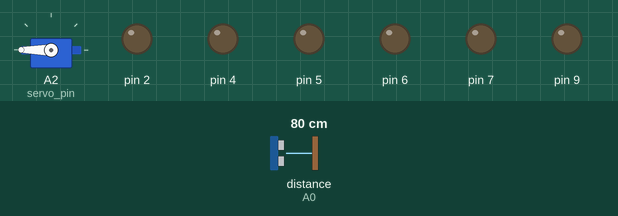
Recording of a sketch running on a simulated Arduino Uno, built with avr-gcc and run on an emulated ATmega328P. On the bench: servo, output pins drawn as LEDs (lit = HIGH). Wiring (inferred from the names in the program): ultrasonic range finder: trigger A1; echo A0. The test bench sets the inputs (shaded band); at power-on: distance to the obstacle (sensor on A0) 80 cm. The echo pulse lasts 58.3 µs per cm; pins used as bus, display or sensor lines are not drawn.

Above: at 2.5 s.
2.6 s: distance to the obstacle (sensor on A0) set to 29 cm
At 3.2 s:
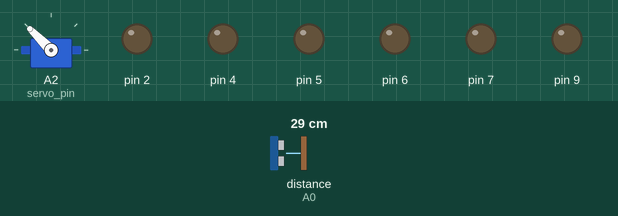
5.6 s: distance to the obstacle (sensor on A0) set to 26 cm
8.6 s: distance to the obstacle (sensor on A0) set to 250 cm
At 11.4 s:
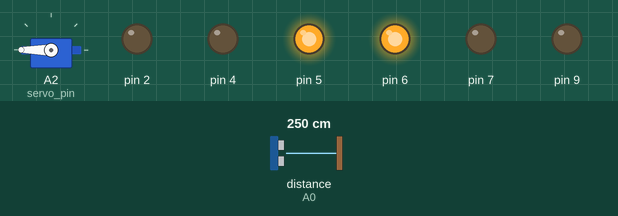
11.6 s: distance to the obstacle (sensor on A0) set to 2 cm
At 19.0 s:
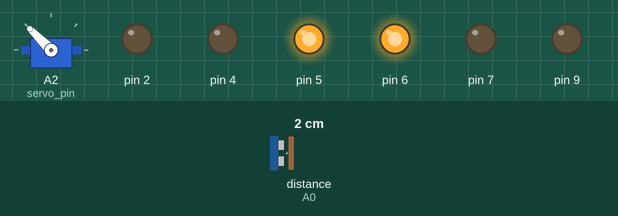
Timing chart, 0 to 27.4 s (numbered marks = the images above; inputs shaded):
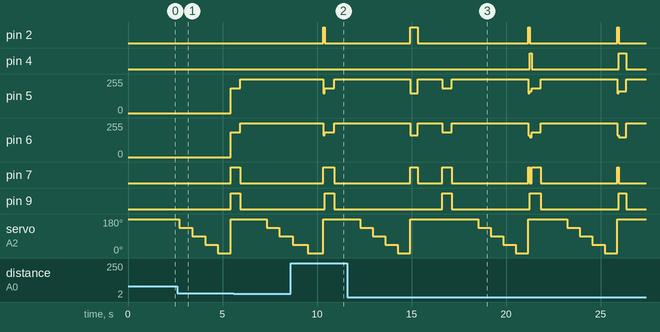

Measured:
- after the input at 8.6 s, pin 4: stays LOW (without the input it goes to HIGH after 1.5 s)
- after the input at 11.6 s, pin 2: goes HIGH 0.39 s, LOW 5.8 s, HIGH 0.09 s, LOW 4.6 s, HIGH 0.09 s, then LOW, starting after 3.3 s; pin 4: LOW → HIGH after 9.7 s, → LOW 0.09 s later, → HIGH 4.6 s later, → LOW 0.39 s later

The sketch:

src.ino
```cpp
#include <Arduino.h>
#include <HardwareSerial.h>
#include "config.h"
#include "UltrasonicSensor.h"
#include "Motor_.h"
#include "Rover.h"
#include "irremote.h"

// Explicitly declare `Serial` to get nice editor suggestions.
extern HardwareSerial Serial;

// Declare and default initialize the rover.
// This does nothing except waste a global servo index, lol:
// https://github.com/arduino-libraries/Servo/blob/f36eb392553fc5e89/src/avr/Servo.cpp#L226
Rover rover;

void setup() {
  // Serial.begin(9600);

  // Initialize each of the components.
  // These can safely be copied into the rover object.
  UltrasonicSensor us{ us_trigger, us_echo };
  Motor left_motor{ left_motor_fwd, left_motor_bck, left_motor_en };
  Motor right_motor{ right_motor_fwd, right_motor_bck, right_motor_en };

  // Properly initialize the rover.
  rover = Rover{ us, left_motor, right_motor };
  rover.attach_servo(servo_pin);
  rover.reset();

  // IRremote_commands{}.irconfigs();
}

void loop() {
  rover.run();
}
```

Motor_.cpp
```cpp
#include "Motor_.h"

 Motor:: Motor(){
    pin_1 = 0;
    pin_2 = 0;
    enable_ = 0;
    spd_  = 0;

  }

 Motor::Motor(byte pin1, byte pin2, byte enable){
    pin_1 = pin1;
    pin_2 = pin2;
    enable_ = enable;
    spd_  = 0;

    pinMode(pin_1, OUTPUT);
    pinMode(pin_2, OUTPUT);
    pinMode(enable_, OUTPUT);


 }

   // Time to move


  void Motor :: move(Motor::MotorDirection dir){

    switch(dir){
      case Stop:
        digitalWrite(pin_1,LOW);
        digitalWrite(pin_2,LOW);
        digitalWrite(enable_,spd_);
      break;

      case Forward:
      digitalWrite(pin_1,HIGH);
      digitalWrite(pin_2,LOW);
      analogWrite(enable_,spd_);

      break;
      case Reverse:
      digitalWrite(pin_1,LOW);
      digitalWrite(pin_2,HIGH);
      analogWrite(enable_,spd_);


    }//end of switch

// we could make turn functions here to do the turing instead?
// Maybe turing left or right.


  }//end of move
```

Motor_.h
```cpp
//DC Motors headers

// define class Motor
//    properties: pin1, pin2, enable, speed
//    methods: constructors, getter/setter for speed, run

#ifndef MOTOR_FUNCTIONS
#define MOTOR_FUNCTIONS

#include <Arduino.h>

class Motor{
private:
  byte pin_1;
  byte pin_2;
  byte enable_;
  int spd_; //I'm just gonna leave it at spd for now


public:
  enum MotorDirection{
    Stop,
    Forward,
    Reverse


  };
Motor();
Motor(byte pin1, byte pin2, byte enable);
 //Getter Setters
int getSpeed(){return spd_;}
void setSpeed(int speed){spd_ = speed;}

//Move Function
void move(Motor::MotorDirection dir);


 };

#endif
```

Rover.cpp
```cpp
#include "Rover.h"

// Measure distance (in inches) multiple times and return the median.
// Returns zero if all measurements timed out.
// Based on: https://bitbucket.org/teckel12/arduino-new-ping/wiki/Home#!timer-median-sketch
static double measure_median(const UltrasonicSensor& us, byte times = 10);

// Default constructor
Rover::Rover() = default;

// Initialize a rover with the provided components.
Rover::Rover(UltrasonicSensor us, Motor left_motor, Motor right_motor)
  : us{ us }, left_motor{ left_motor }, right_motor{ right_motor } {}

// Attach the servo to a pin.
void Rover::attach_servo(int pin) {
  // NOTE: Ignoring return value
  (void)servo.attach(pin);
}

// Attach the servo with minimum and maximum pulse widths.
void Rover::attach_servo(int pin, int min, int max) {
  // NOTE: Ignoring return value
  (void)servo.attach(pin, min, max);
}

// Detach the servo.
void Rover::detach_servo() {
  servo.detach();
}

// Turn both motors to go forward.
void Rover::go_forward() {
  left_motor.setSpeed(185);
  left_motor.move(Motor::Forward);
  right_motor.setSpeed(185);
  right_motor.move(Motor::Forward);
}

// Turn both motors to go reverse.
void Rover::go_reverse() {
  left_motor.setSpeed(150);
  left_motor.move(Motor::Reverse);
  right_motor.setSpeed(150);
  right_motor.move(Motor::Reverse);
}

// Start turning in the given direction.
// This function does not block.
void Rover::turn(Dir dir) {
  switch (dir) {
    case Dir::Left:
      left_motor.setSpeed(165);
      left_motor.move(Motor::Reverse);
      right_motor.setSpeed(150);
      right_motor.move(Motor::Forward);
      break;
    case Dir::Right:
      left_motor.setSpeed(150);
      left_motor.move(Motor::Forward);
      right_motor.setSpeed(165);
      right_motor.move(Motor::Reverse);
      break;
  }
}

// Turn 90 degrees.
// This function blocks for the duration of the turn.
void Rover::turn_90deg(Dir dir) {
  turn(dir);
  delay(300);
  stop();
}

// Stop both motors.
void Rover::stop() {
  left_motor.move(Motor::Stop);
  right_motor.move(Motor::Stop);
}

// Rotate the servo to look `angle` degrees in the given direction.
void Rover::look(Dir dir, byte angle) {
  switch (dir) {
    case Dir::Left:
      angle = 90 + angle;
      break;
    case Dir::Right:
      angle = 90 - angle;
      break;
  }
  servo.write(angle);
}

// It takes 1.3 seconds or 1,300 milliseconds for the servo to rotate 180 degrees.
const int servo_delay_180deg_ms = 1300;
const int servo_delay_90deg_ms = servo_delay_180deg_ms / 2;
const int servo_delay_45deg_ms = servo_delay_90deg_ms / 2;

// The walls of the course are 28 inches apart.
const double course_width_in = 28.0;

// A value chosen to represent "large" distances. If the ultrasonic sensor
// timed out, we assume all obstacles/walls are at least this far away.
const double timeout_distance = 70.0;

// Reset the state of the rover.
void Rover::reset() {
  stop();
  look(Dir::Left);
  delay(servo_delay_180deg_ms);
  // The length of the course is unknown, so guess:
  avg_ahead_dist = timeout_distance;
  // The rover begins halfway between the walls.
  avg_left_dist = course_width_in / 2.0;
  avg_right_dist = course_width_in / 2.0;
}

// Run one iteration of the rover's main loop.
void Rover::run() {
  // We can get away waiting 250 ms less since the rover always moves forward
  // for 250 ms each iteration.
  delay(servo_delay_180deg_ms - 250);
  double left_dist = measure_median(us);

  look(Dir::Left, 45);
  delay(servo_delay_45deg_ms);
  double mid_left_dist = measure_median(us);

  look_ahead();
  delay(servo_delay_45deg_ms);
  double ahead_dist = measure_median(us);

  look(Dir::Right, 45);
  delay(servo_delay_45deg_ms);
  double mid_right_dist = measure_median(us);

  look(Dir::Right);
  delay(servo_delay_45deg_ms);
  double right_dist = measure_median(us);

  // Rotate the servo left in the meantime.
  look(Dir::Left);

  // Consider timeouts to be large distances.
  if (left_dist == 0.0) left_dist = timeout_distance;
  if (mid_left_dist == 0.0) mid_left_dist = timeout_distance;
  if (ahead_dist == 0.0) ahead_dist = timeout_distance;
  if (mid_right_dist == 0.0) mid_right_dist = timeout_distance;
  if (right_dist == 0.0) right_dist = timeout_distance;

  // Stay safe and use the minimum of mid_{left,right}_dist and {left,right}_dist.
  left_dist = mid_left_dist < left_dist ? mid_left_dist : left_dist;
  right_dist = mid_right_dist < right_dist ? mid_right_dist : right_dist;

  // Compute a weighted average to smooth out deviations in measurements over time.
  // Only average if the measurement didn't timeout.
  const double weight = 0.2;
  avg_left_dist = weight * avg_left_dist + (1.0 - weight) * left_dist;
  avg_ahead_dist = weight * avg_ahead_dist + (1.0 - weight) * ahead_dist;
  avg_right_dist = weight * avg_right_dist + (1.0 - weight) * right_dist;

  // The rover should not get closer than `unsafe_dist_in` inches to the walls.
  // This is half of the course width, minus a few inches to provide some leeway.
  // That means the rover should stay roughly in the middle of the course.
  const double unsafe_dist_in = course_width_in / 2.0 - 3.0;

  if (avg_left_dist < unsafe_dist_in) {
    // The rover is too close to the left wall.
    // Turn slightly right.
    turn(Dir::Right);
    delay(90);
    stop();
  }

  if (avg_right_dist < unsafe_dist_in) {
    // The rover is too close to the right wall.
    // Turn slightly left.
    turn(Dir::Left);
    delay(90);
    stop();
  }

  if (avg_ahead_dist < unsafe_dist_in) {
    // There's a wall ahead of us.
    // Turn in the direction that doesn't have a wall.
    if (avg_left_dist < avg_right_dist) {
      // If the left wall is closer, consider the right direction safe.
      turn_90deg(Dir::Right);
    } else {
      // Otherwise consider the left direction safe.
      turn_90deg(Dir::Left);
    }

    // Now that we've turned around, our previous measurements are invalid.
    // So, reset the state of the rover.
    reset();
  }

  // It should be safe to move forward a few inches.
  go_forward();
  delay(500);
  stop();
}

// Sort the array using insertion sort.
static void sort(unsigned long* numbers, byte length) {
  // For an array of length N, perform N passes of insertion sort.
  for (byte pass = 0; pass < length; ++pass) {
    // The subarray `numbers[0 .. pass]` (not including `numbers[pass]`) is
    // sorted. Insert `numbers[pass]` into that subarray.
    unsigned long to_insert = numbers[pass];
    byte i = pass;
    for (; i > 0 && numbers[i - 1] > to_insert; --i)
      numbers[i] = numbers[i - 1];
    numbers[i] = to_insert;
    // Now `numbers[0 .. pass + 1]` is sorted.
  }
}

// Measure distance (in inches) multiple times and return the median.
// Returns zero if all measurements timed out.
// Based on: https://bitbucket.org/teckel12/arduino-new-ping/wiki/Home#!timer-median-sketch
static double measure_median(const UltrasonicSensor& us, byte times) {
  // Wow! VLAs work! (The length of this array is not a compile-time constant.)
  unsigned long samples[times];
  for (byte i = 0; i < times;) {
    unsigned long duration = us.measure_time();
    if (duration == 0) {
      // Measurement timed out, so we'll ignore that sample.
      --times;
      continue;
    }
    // Append the duration.
    samples[i++] = duration;
    // Delay to avoid cross-sensor echo/crosstalk.
    // NOTE: Does this apply to our use case?
    delay(33);
  }
  // If all measurements timed out, return 0.
  if (times == 0) return 0.0;
  sort(samples, times);
  // Convert and return the median (middle element).
  return ultrasonic_convert(samples[times / 2]);
}
```

Rover.h
```cpp
#ifndef ESP_ROVER_H
#define ESP_ROVER_H

#include <Servo.h>
#include "UltrasonicSensor.h"
#include "Motor_.h"

class Rover {
public:
  // Default constructor
  Rover();

  // Initialize a rover with the provided components.
  // To attach the servo, see the below functions.
  Rover(UltrasonicSensor, Motor left_motor, Motor right_motor);

  // Attach the servo to a pin.
  void attach_servo(int pin);

  // Attach the servo with minimum and maximum pulse widths.
  void attach_servo(int pin, int min, int max);

  // Detach the servo.
  void detach_servo();

  // Turn both motors to go forward.
  void go_forward();

  // Turn both motors to go in reverse.
  void go_reverse();

  enum class Dir { Left, Right };

  // Start turning in the given direction.
  // This function does not block.
  void turn(Dir);

  // Turn 90 degrees.
  // This function blocks for the duration of the turn.
  void turn_90deg(Dir);

  // Stop both motors.
  void stop();

  // Rotate the servo to look `angle` degrees in the given direction.
  void look(Dir, byte angle = 90);

  // Rotate the servo to look straight ahead.
  void look_ahead() { look(Dir::Left, 0); }

  // Reset the state of the rover.
  void reset();

  // Run one iteration of the rover's main loop.
  void run();

private:
  UltrasonicSensor us;
  Motor left_motor;
  Motor right_motor;
  Servo servo;
  double avg_left_dist = 0.0;
  double avg_ahead_dist = 0.0;
  double avg_right_dist = 0.0;
};

#endif
```

UltrasonicSensor.cpp
```cpp
#include "UltrasonicSensor.h"

// The reciprocal of the speed of sound in air at 20 °C, in µs per inch:
//     1,126 ft/s = 0.013512 in/µs -> 74.0 µs/in
constexpr double inv_sound_us_per_in = 74.0;

// The reciprocal of the speed of sound in air at 20 °C, in µs per centimeter:
//     343.3 m/s = 0.03433 cm/µs -> 29.1 µs/cm
constexpr double inv_sound_us_per_cm = 29.1;

// Convert duration in microseconds to distance in inches.
double ultrasonic_convert(unsigned long duration) {
  if (duration == 0) return 0.0; // Timeout
  return duration / inv_sound_us_per_in;
}

// Convert duration in microseconds to distance in centimeters.
double ultrasonic_convert_cm(unsigned long duration) {
  if (duration == 0) return 0.0; // Timeout
  return duration / inv_sound_us_per_cm;
}

// Default initialize the sensor without changing any pin modes.
UltrasonicSensor::UltrasonicSensor() = default;

// Initialize a three-pin ultrasonic sensor.
UltrasonicSensor::UltrasonicSensor(byte signal_pin)
  : UltrasonicSensor{ signal_pin, signal_pin }
{}

// Initialize a four-pin ultrasonic sensor.
UltrasonicSensor::UltrasonicSensor(byte trigger_pin, byte echo_pin)
  : trigger_pin{ trigger_pin }
  , echo_pin{ echo_pin }
{}

// Measure the time it took for an echo to bounce off of something,
// in microseconds. This is half the round-trip time.
// Returns zero if the function timed out.
unsigned long UltrasonicSensor::measure_time() const {
  // We want to detect objects up to 13 feet away.
  const unsigned long max_distance_ft = 13;
  const unsigned long max_distance_in = max_distance_ft * 12;
  const unsigned long max_duration_us = max_distance_in * inv_sound_us_per_in * 2;

  // We don't want to be interrupted while measuring.
  noInterrupts();

  // Before triggering, make sure the echo pin starts low.
  pinMode(echo_pin, OUTPUT);
  digitalWrite(echo_pin, LOW);

  // Prepare to trigger the sensor.
  pinMode(trigger_pin, OUTPUT);

  // Give a short low pulse beforehand to ensure a clean high pulse.
  digitalWrite(trigger_pin, LOW);
  delayMicroseconds(5);

  // Send a 10 µs high pulse.
  digitalWrite(trigger_pin, HIGH);
  delayMicroseconds(10);
  digitalWrite(trigger_pin, LOW);

  // 1. Wait for the echo pin to go high.
  // 2. Wait for the echo pin to return to low.
  // 3. Return the length of the pulse, which is how long it took
  //    the echo pin to return to low (in microseconds).
  // Timeout after `max_duration_us`.
  // NOTE: The Arduino documentation is misleading. The timeout includes
  // waiting for the previous pulse to end, the next pulse to start, and the
  // next pulse to end [Source: 'wiring_pulse.S' in ArduinoCore-avr repository].
  pinMode(echo_pin, INPUT);
  unsigned long duration = pulseIn(echo_pin, HIGH, max_duration_us);

  // Now we can safely re-enable interrupts.
  interrupts();

  if (duration == 0)
    return 0; // Timeout

  // Divide the round-trip time by two to get the one-way time.
  // Round up to avoid returning zero, which would indicate timeout.
  return (duration + 1) / 2;
}

// Return the measured distance in inches (or zero on timeout).
double UltrasonicSensor::measure_distance() const {
  return ultrasonic_convert(measure_time());
}

// Return the measured distance in centimeters (or zero on timeout).
double UltrasonicSensor::measure_distance_cm() const {
  return ultrasonic_convert_cm(measure_time());
}
```

UltrasonicSensor.h
```cpp
#ifndef ESP_ULTRASONIC_SENSOR_H
#define ESP_ULTRASONIC_SENSOR_H

#include <Arduino.h>

// Convert duration in microseconds to distance in inches.
double ultrasonic_convert(unsigned long duration);

// Convert duration in microseconds to distance in centimeters.
double ultrasonic_convert_cm(unsigned long duration);

class UltrasonicSensor {
public:
  // Default initialize the sensor without changing any pin modes.
  UltrasonicSensor();

  // Initialize a three-pin ultrasonic sensor.
  UltrasonicSensor(byte signal_pin);

  // Initialize a four-pin ultrasonic sensor.
  UltrasonicSensor(byte trigger_pin, byte echo_pin);

  // Measure the time it took for an echo to bounce off of something,
  // in microseconds. This is half the round-trip time.
  // Returns zero if the function timed out.
  unsigned long measure_time() const;

  // Return the measured distance in inches (or zero on timeout).
  double measure_distance() const;

  // Return the measured distance in centimeters (or zero on timeout).
  double measure_distance_cm() const;

private:
  byte trigger_pin = 0;
  byte echo_pin = 0;
};

#endif
```

config.h
```cpp
// The central file for assigning pins and configuring the robot's behavior.
#ifndef ESP_CONFIG_H
#define ESP_CONFIG_H

// HC-SR04 Ultrasonic Sensor
// -------------------------
const byte us_echo    = A0; // Echo (digital)
const byte us_trigger = A1; // Trigger (digital)

// H-Bridge for DC Motor (left)
// ----------------------------
const byte left_motor_en  = 5; // Enable A (PWM using OC0B, timer 0)
const byte left_motor_bck = 4; // Input 1
const byte left_motor_fwd = 7; // Input 2

// H-Bridge for DC Motor (right)
// -----------------------------
const byte right_motor_en  = 6; // Enable B (PWM using OC0A, timer 0)
const byte right_motor_bck = 2; // Input 3
const byte right_motor_fwd = 9; // Input 4

// SG90 Servo Motor
// ----------------
const byte servo_pin = A2; // Control (PWM)

#endif
```
